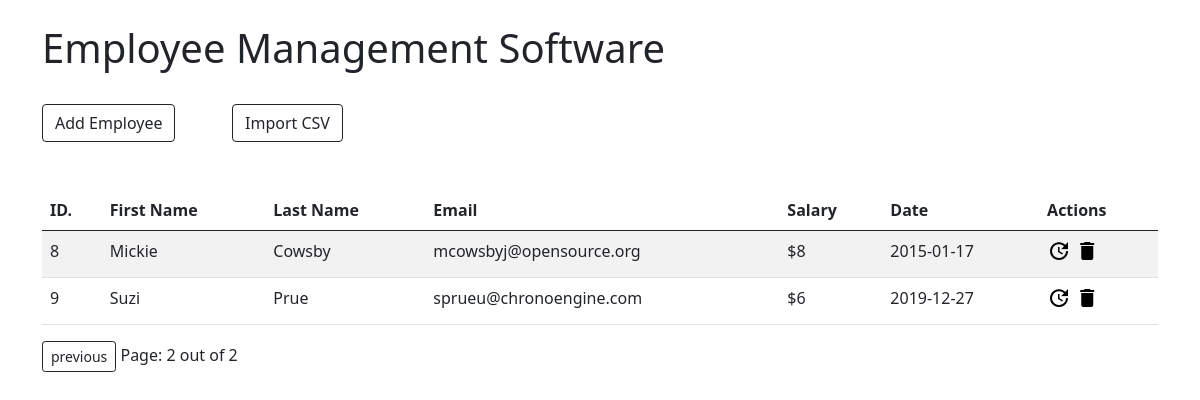
Before: /?page=2 with the older database file.
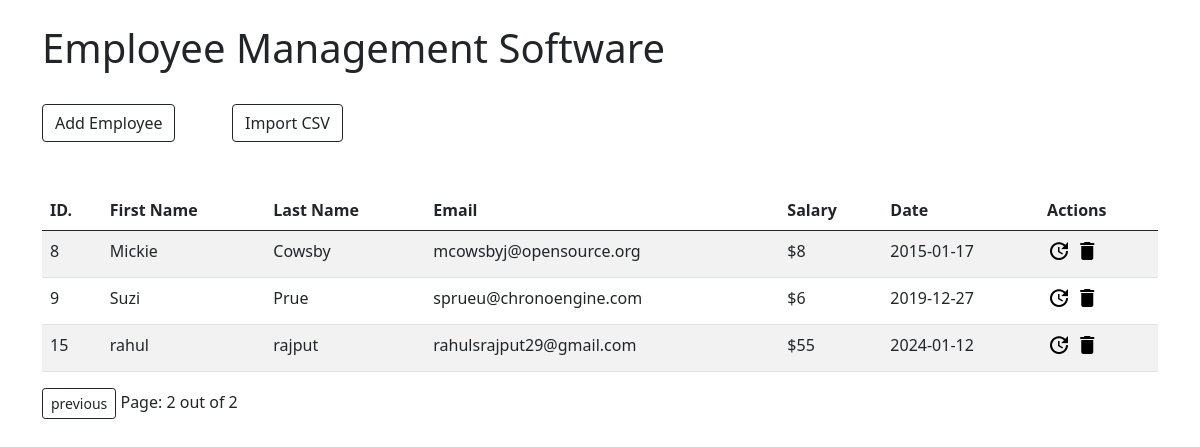
After: the same page with the newer database file.
### app/models.py (models this page shows)
class Employee(models.Model):
    first_name = models.CharField(max_length=100)
    last_name = models.CharField(max_length=100)
    email = models.EmailField()
    salary = models.IntegerField()
    joining_date = models.DateField()

### app/views.py (the view)
# urls.py: 2. Add a URL to urlpatterns:  path('', views.home, name='home')
def home(request):
    emps = Employee.objects.all().order_by('id')
    paginator = Paginator(emps, 4)
    print(paginator)
    page_number = request.GET.get('page')
    print(page_number)
    page_obj = paginator.get_page(page_number)
    print(page_obj)
    total_page = paginator.num_pages
    print(total_page)
    return render(request,'home.html', context={'page_obj':page_obj,'total_page':total_page})

### templates/home.html (shortened to what this page needs)
{% extends 'index.html' %}
{% block content %}
<div class="row">
    <div class="col-lg-8">
        <h1>Employee Management Software</h1>
    </div>
</div>
<div class="row">
    <div class="col-lg-2 mt-4">
        <a href="{% url 'create' %}" class="btn btn-outline-dark">Add Employee</a>
    </div>
    <div class="col-lg-2 mt-4">
        <a href="{% url 'csv' %}" class="btn btn-outline-dark">Import CSV</a>
    </div>
</div>
<div class="row">
</div>
<div class="row">
    <div class="col-12 mt-4 table-responsive">
        <table class="table table-striped">
            <thead>
                <tr>
                    <th scope="col">ID.</th>
                    <th scope="col">First Name</th>
                    <th scope="col">Last Name</th>
                    <th scope="col">Email</th>
                    <th scope="col">Salary</th>
                    <th scope="col">Date</th>
                    <th scope="col">Actions</th>
                </tr>
            </thead>
            <tbody>
                {% for i in page_obj %}
                <tr>
                    <td>{{i.id}}</td>
                    <td>{{i.first_name}}</td>
                    <td>{{i.last_name}}</td>
                    <td>{{i.email}}</td>
                    <td>${{i.salary}}</td>
                    <td>{{i.joining_date | date:'Y-m-d'}}</td>
                    <td>
                        <a href="{% url 'update' i.id %}" style="color: black;"><i class="material-icons">&#xe923;</i></a>
                        <a href="{% url 'delete' i.id %}" style="color: black;"><i class="material-icons">&#xe872;</i></a>
                    </td>
                </tr>
                {% endfor %}
            </tbody>
        </table>
        {% if page_obj.has_previous %}
                <a href="?page={{page_obj.previous_page_number}}" class="btn btn-outline-dark btn-sm">previous</a>
        {% endif %}
        <span>Page: {{page_obj.number}} out of {{total_page}}</span>
    </div>
</div>
{% endblock %}

### templates/index.html (shortened to what this page needs)
<!DOCTYPE html>
<html lang="en">
<head>
    <link href="https://cdn.jsdelivr.net/npm/bootstrap@5.0.2/dist/css/bootstrap.min.css" rel="stylesheet">
</head>
<body>
    <div class="container mt-4">
        {% block content %}
        {% endblock %}
    </div>
</body>
</html>

Changed rows visible on the page:
added Employee: id "15", first_name "rahul", last_name "rajput", email "rahulsrajput29@gmail.com", salary "55", joining_date "2024-01-12"
